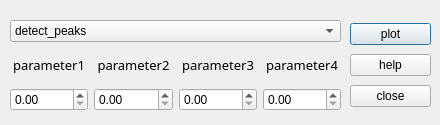
<?xml version="1.0" encoding="UTF-8"?>
<ui version="4.0">
 <class>findpeaksdialog</class>
 <widget class="QDialog" name="findpeaksdialog">
  <property name="geometry">
   <rect>
    <x>0</x>
    <y>0</y>
    <width>440</width>
    <height>125</height>
   </rect>
  </property>
  <property name="windowTitle">
   <string>RSA:Findpeaks</string>
  </property>
  <property name="windowIcon">
   <iconset resource="../../apprcc.qrc">
    <normaloff>:/image/image/JLUgeo.ico</normaloff>:/image/image/JLUgeo.ico</iconset>
  </property>
  <widget class="QWidget" name="verticalLayoutWidget">
   <property name="geometry">
    <rect>
     <x>10</x>
     <y>20</y>
     <width>331</width>
     <height>91</height>
    </rect>
   </property>
   <layout class="QVBoxLayout" name="verticalLayout_2">
    <item>
     <widget class="QComboBox" name="comboBox">
      <item>
       <property name="text">
        <string>detect_peaks</string>
       </property>
      </item>
      <item>
       <property name="text">
        <string>Janko_Slavic_findpeaks</string>
       </property>
      </item>
      <item>
       <property name="text">
        <string>tony_beltramelli_detect_peaks</string>
       </property>
      </item>
     </widget>
    </item>
    <item>
     <layout class="QHBoxLayout" name="horizontalLayout">
      <item>
       <layout class="QVBoxLayout" name="verticalLayout">
        <item>
         <widget class="QLabel" name="parameter1label">
          <property name="font">
           <font>
            <family>微软雅黑 Light</family>
            <pointsize>10</pointsize>
           </font>
          </property>
          <property name="text">
           <string>parameter1</string>
          </property>
          <property name="alignment">
           <set>Qt::AlignCenter</set>
          </property>
         </widget>
        </item>
        <item>
         <widget class="QDoubleSpinBox" name="parameter1doubleSpinBox"/>
        </item>
       </layout>
      </item>
      <item>
       <layout class="QVBoxLayout" name="verticalLayout_5">
        <item>
         <widget class="QLabel" name="parameter2label">
          <property name="font">
           <font>
            <family>微软雅黑 Light</family>
            <pointsize>10</pointsize>
           </font>
          </property>
          <property name="text">
           <string>parameter2</string>
          </property>
          <property name="alignment">
           <set>Qt::AlignCenter</set>
          </property>
         </widget>
        </item>
        <item>
         <widget class="QDoubleSpinBox" name="parameter2doubleSpinBox"/>
        </item>
       </layout>
      </item>
      <item>
       <layout class="QVBoxLayout" name="verticalLayout_6">
        <item>
         <widget class="QLabel" name="parameter3label">
          <property name="font">
           <font>
            <family>微软雅黑 Light</family>
            <pointsize>10</pointsize>
           </font>
          </property>
          <property name="text">
           <string>parameter3</string>
          </property>
          <property name="alignment">
           <set>Qt::AlignCenter</set>
          </property>
         </widget>
        </item>
        <item>
         <widget class="QDoubleSpinBox" name="parameter3doubleSpinBox"/>
        </item>
       </layout>
      </item>
      <item>
       <layout class="QVBoxLayout" name="verticalLayout_7">
        <item>
         <widget class="QLabel" name="parameter4label">
          <property name="font">
           <font>
            <family>微软雅黑 Light</family>
            <pointsize>10</pointsize>
           </font>
          </property>
          <property name="text">
           <string>parameter4</string>
          </property>
          <property name="alignment">
           <set>Qt::AlignCenter</set>
          </property>
         </widget>
        </item>
        <item>
         <widget class="QDoubleSpinBox" name="parameter4doubleSpinBox"/>
        </item>
       </layout>
      </item>
     </layout>
    </item>
   </layout>
  </widget>
  <widget class="QWidget" name="verticalLayoutWidget_2">
   <property name="geometry">
    <rect>
     <x>350</x>
     <y>20</y>
     <width>81</width>
     <height>91</height>
    </rect>
   </property>
   <layout class="QVBoxLayout" name="verticalLayout_3">
    <item>
     <widget class="QPushButton" name="plotbutton">
      <property name="text">
       <string>plot</string>
      </property>
     </widget>
    </item>
    <item>
     <widget class="QPushButton" name="helpbutton">
      <property name="text">
       <string>help</string>
      </property>
     </widget>
    </item>
    <item>
     <widget class="QPushButton" name="closebutton">
      <property name="text">
       <string>close</string>
      </property>
     </widget>
    </item>
   </layout>
  </widget>
 </widget>
 <resources>
  <include location="../../apprcc.qrc"/>
 </resources>
 <connections/>
</ui>
